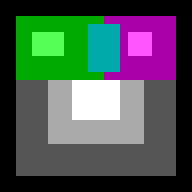

Below is a game level as drawn by its tile map, then a one-line description and the .tmx file that defines it, in full:
An orthogonal 24x24 tile map with 8x8 px tiles, 1 tile layer (Tile Layer 1), 2 tilesets.

<map version="1.2" tiledversion="1.3.4" orientation="orthogonal" renderorder="right-down" width="24" height="24" tilewidth="8" tileheight="8" infinite="0" nextlayerid="2" nextobjectid="1">
 <editorsettings>
  <export target="../lightmaps/test1-light.csv" format="csv" />
 </editorsettings>
 <tileset firstgid="1" source="../wolftest.tsx" />
 <tileset firstgid="65" source="lightWolf2.tsx" />
 <layer id="1" name="Tile Layer 1" width="24" height="24">
  <data encoding="csv">
65,65,65,65,65,65,65,65,65,65,65,65,65,65,65,65,65,65,65,65,65,65,65,65,
65,65,65,65,65,65,65,65,65,65,65,65,65,65,65,65,65,65,65,65,65,65,65,65,
65,65,67,67,67,67,67,67,67,67,67,67,67,70,70,70,70,70,70,70,70,70,65,65,
65,65,67,67,67,67,67,67,67,67,67,68,68,68,68,70,70,70,70,70,70,70,65,65,
65,65,67,67,75,75,75,75,67,67,67,68,68,68,68,70,78,78,78,70,70,70,65,65,
65,65,67,67,75,75,75,75,67,67,67,68,68,68,68,70,78,78,78,70,70,70,65,65,
65,65,67,67,75,75,75,75,67,67,67,68,68,68,68,70,78,78,78,70,70,70,65,65,
65,65,67,67,67,67,67,67,67,67,67,68,68,68,68,70,70,70,70,70,70,70,65,65,
65,65,67,67,67,67,67,67,67,67,67,68,68,68,68,70,70,70,70,70,70,70,65,65,
65,65,67,67,67,67,67,67,67,67,67,67,67,70,70,70,70,70,70,70,70,70,65,65,
65,65,73,73,73,73,72,72,72,80,80,80,80,80,80,72,72,72,73,73,73,73,65,65,
65,65,73,73,73,73,72,72,72,80,80,80,80,80,80,72,72,72,73,73,73,73,65,65,
65,65,73,73,73,73,72,72,72,80,80,80,80,80,80,72,72,72,73,73,73,73,65,65,
65,65,73,73,73,73,72,72,72,80,80,80,80,80,80,72,72,72,73,73,73,73,65,65,
65,65,73,73,73,73,72,72,72,80,80,80,80,80,80,72,72,72,73,73,73,73,65,65,
65,65,73,73,73,73,72,72,72,72,72,72,72,72,72,72,72,72,73,73,73,73,65,65,
65,65,73,73,73,73,72,72,72,72,72,72,72,72,72,72,72,72,73,73,73,73,65,65,
65,65,73,73,73,73,72,72,72,72,72,72,72,72,72,72,72,72,73,73,73,73,65,65,
65,65,73,73,73,73,73,73,73,73,73,73,73,73,73,73,73,73,73,73,73,73,65,65,
65,65,73,73,73,73,73,73,73,73,73,73,73,73,73,73,73,73,73,73,73,73,65,65,
65,65,73,73,73,73,73,73,73,73,73,73,73,73,73,73,73,73,73,73,73,73,65,65,
65,65,73,73,73,73,73,73,73,73,73,73,73,73,73,73,73,73,73,73,73,73,65,65,
65,65,65,65,65,65,65,65,65,65,65,65,65,65,65,65,65,65,65,65,65,65,65,65,
65,65,65,65,65,65,65,65,65,65,65,65,65,65,65,65,65,65,65,65,65,65,65,65
</data>
 </layer>
</map>
